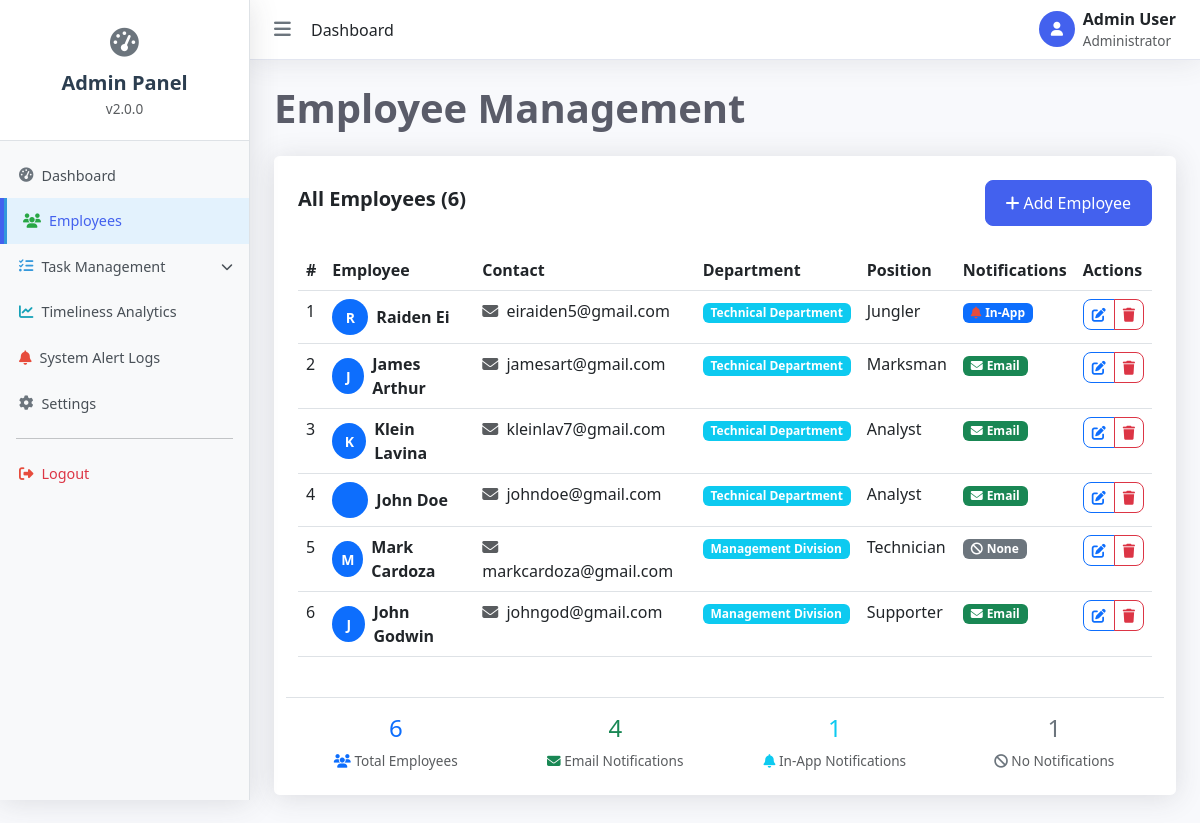
/dashboard/users/, run on an earlier commit of the app's database.
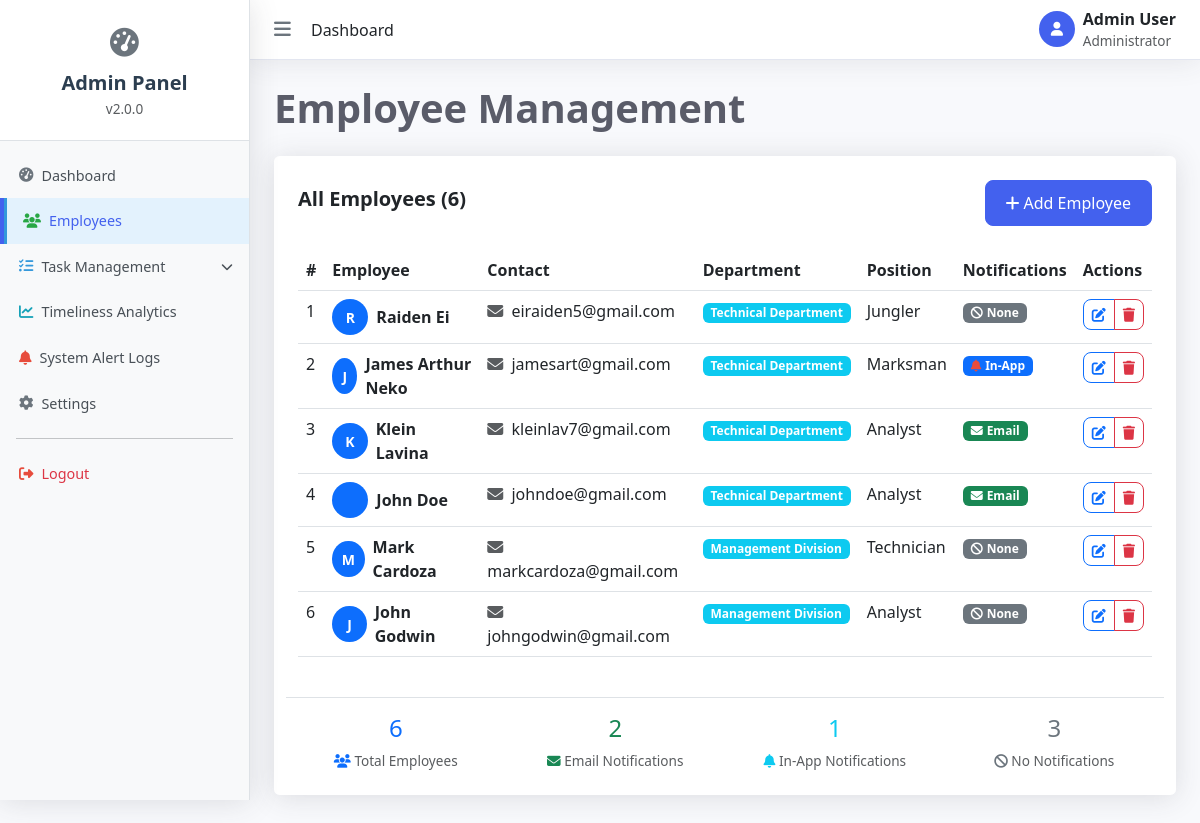
And on a later commit of the database.
### ttms_app/models.py (models this page shows, shortened)
class Employee(models.Model):
    full_name = models.CharField(max_length=150)
    email = models.EmailField(unique=True)
    department = models.CharField(max_length=100, blank=True, null=True)
    role = models.CharField(max_length=100, blank=True, null=True)
    notification_preference = models.CharField(
        max_length=10,
        choices=[('email', 'Email'), ('in_app', 'In-App'), ('none', 'None')],
        default='email'
    )
    class Meta:
        verbose_name = "Employee"
        verbose_name_plural = "Employees"

### ttms_app/views.py (the view)
# urls.py: path('users/', views.users_view, name='users'),
def users_view(request):
    employees = Employee.objects.all().order_by('id')
    total_employees = employees.count()
    email_count = employees.filter(notification_preference='email').count()
    inapp_count = employees.filter(notification_preference='in_app').count()
    none_count = employees.filter(notification_preference='none').count()
    context = {
        'page_title': 'Employee Management',
        'employees': employees,
        'total_employees': total_employees,  # This should work
        'email_count': email_count,          # This should work
        'inapp_count': inapp_count,          # This should work
        'none_count': none_count,            # This should work
    }
    return render(request, 'admin_dashboard/employee.html', context)

### templates/admin_dashboard/employee.html (shortened to what the changed rows need)
{% extends 'admin_dashboard/base.html' %}
{% block content %}
<div class="content-wrapper">
    <h1 class="page-title">Employee Management</h1>
    <div class="content-card">
        {% if employees %}
        <div class="table-responsive">
            <table class="table table-hover">
                <thead>
                    <tr>
                        <th>#</th>
                        <th>Employee</th>
                        <th>Contact</th>
                        <th>Department</th>
                        <th>Position</th>
                        <th>Notifications</th>
                        <th>Actions</th>
                    </tr>
                </thead>
                <tbody>
                    {% for employee in employees %}
                    <tr id="employee-{{ employee.id }}">
                        <td>{{ forloop.counter }}</td>
                        <td>
                            <div class="d-flex align-items-center">
                                <div class="user-avatar me-2 bg-primary text-white">
                                    {{ employee.full_name|first|upper }}
                                </div>
                                <div>
                                    <strong>{{ employee.full_name }}</strong>
                                </div>
                            </div>
                        </td>
                        <td>
                            <div>
                                <i class="fas fa-envelope me-1 text-muted"></i>
                                {{ employee.email }}
                            </div>
                        </td>
                        <td>
                            {% if employee.department %}
                                <span class="badge bg-info">{{ employee.department }}</span>
                            {% else %}
                                <span class="text-muted">—</span>
                            {% endif %}
                        </td>
                        <td>
                            {% if employee.role %}
                                {{ employee.role }}
                            {% else %}
                                <span class="text-muted">—</span>
                            {% endif %}
                        </td>
                        <td>
                            {% if employee.notification_preference == 'email' %}
                                <span class="badge bg-success">
                                    <i class="fas fa-envelope me-1"></i>Email
                                </span>
                            {% elif employee.notification_preference == 'in_app' %}
                                <span class="badge bg-primary">
                                    <i class="fas fa-bell me-1"></i>In-App
                                </span>
                            {% else %}
                                <span class="badge bg-secondary">
                                    <i class="fas fa-ban me-1"></i>None
                                </span>
                            {% endif %}
                        </td>
                        <td>
                            <div class="btn-group btn-group-sm">
                               <button class="btn btn-outline-primary edit-btn"
                                        data-id="{{ employee.id }}"
                                        data-name="{{ employee.full_name }}"
                                        data-email="{{ employee.email }}"
                                        data-dept="{{ employee.department|default:'' }}"
                                        data-role="{{ employee.role|default:'' }}"
                                        data-notification="{{ employee.notification_preference }}"
                                        data-bs-toggle="modal"
                                        data-bs-target="#editEmployeeModal">
                                    <i class="fas fa-edit"></i>
                                </button>
                                <button class="btn btn-outline-danger delete-btn"
                                        data-id="{{ employee.id }}"
                                        data-name="{{ employee.full_name }}">
                                    <i class="fas fa-trash"></i>
                                </button>
                            </div>
                        </td>
                    </tr>
                    {% endfor %}
                </tbody>
            </table>
        </div>
    <div class="stat-card">
       <div class="row mt-4 pt-3 border-top">
            <div class="col-md-3">
                <div class="text-center">
                    <h4 class="text-primary">{{ total_employees }}</h4>
                    <p class="text-muted small mb-0">
                        <i class="fas fa-users text-primary"></i> Total Employees
                    </p>
                </div>
            </div>
            <div class="col-md-3">
                <div class="text-center">
                    <h4 class="text-success">{{ email_count|default:"0" }}</h4>
                    <p class="text-muted small mb-0">
                        <i class="fas fa-envelope text-success"></i> Email Notifications
                    </p>
                </div>
            </div>
            <div class="col-md-3">
                <div class="text-center">
                    <h4 class="text-info">{{ inapp_count|default:"0" }}</h4>
                    <p class="text-muted small mb-0">
                        <i class="fas fa-bell text-info"></i> In-App Notifications
                    </p>
                </div>
            </div>
            <div class="col-md-3">
                <div class="text-center">
                    <h4 class="text-secondary">{{ none_count|default:"0" }}</h4>
                    <p class="text-muted small mb-0">
                        <i class="fas fa-ban text-secondary"></i> No Notifications
                    </p>
                </div>
            </div>
        </div>
        {% endif %}
    </div>
    </div>
</div>
{% endblock %}

What changed in the data, as far as the page shows it:
removed Employee: full_name|first "J", full_name "John Godwin", email "johngod@gmail.com", department "Management Division", role "Supporter", notification_preference "email" (drawn)
changed Employee "Raiden Ei": notification_preference "In-App" → "None"
changed Employee "jamesart@gmail.com": full_name "James Arthur" → "James Arthur Neko"; notification_preference "Email" → "In-App"
added Employee: full_name|first "J", full_name "John Godwin", email "johngodwin@gmail.com", department "Management Division", role "Analyst", notification_preference "none" (drawn)
Also different on the page:
{{ email_count|default:"0" }}: "4" → "2"
{{ none_count|default:"0" }}: "1" → "3"
